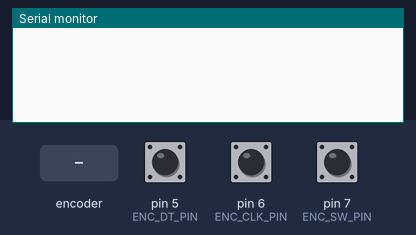
Simulated run of this sketch. Board: Arduino Uno, built with avr-gcc and run on an emulated ATmega328P. On the bench: the last lines printed to the serial monitor. The inputs (shaded band) are chosen by the test bench; at power-on: pin 7 (ENC_SW_PIN) HIGH, pin 5 (ENC_DT_PIN) HIGH, pin 6 (ENC_CLK_PIN) HIGH.

Above: at 1.2 s.
1.3 s: rotary encoder on pin 6 (ENC_CLK_PIN) / pin 5 (ENC_DT_PIN) turned 1 step (first pin leading)
At 2.0 s:
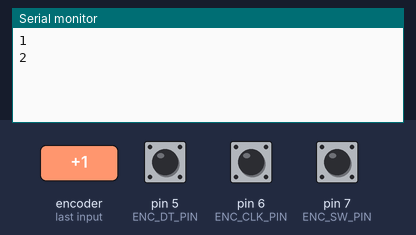
3.0 s: pin 7 (ENC_SW_PIN) pulled LOW for 0.15 s
At 4.3 s:
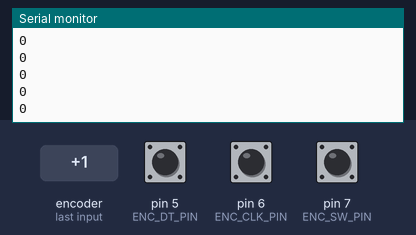
4.6 s: rotary encoder on pin 6 (ENC_CLK_PIN) / pin 5 (ENC_DT_PIN) turned 3 steps (first pin leading)
At 6.0 s:
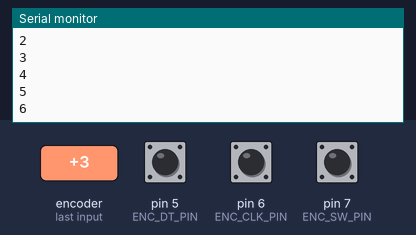
Timing chart, 0 to 7.6 s (numbered marks = the images above; inputs shaded):
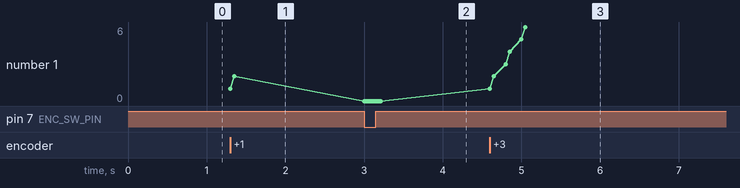

Measured:
- after the input at 1.3 s, the serial monitor: prints a new line at once (image 1)
- after the input at 3.0 s, the serial monitor: prints a new line at once (image 2)
- after the input at 4.6 s, the serial monitor: prints a new line at once (image 3)
- plotted number 1: 2 → 0 after the input at 3.0 s, 0 → 6 after the input at 4.6 s

The sketch:

Counter.ino
```cpp
 //Defines
#define ENC_CLK_PIN 6
#define ENC_DT_PIN 5
#define ENC_SW_PIN 7


int counter = 0;
int state;
int Laststate;

void setup() {
  pinMode(ENC_CLK_PIN,INPUT);
  pinMode(ENC_DT_PIN,INPUT);
  pinMode(ENC_SW_PIN,INPUT);
  Serial.begin(9600);

  Laststate = digitalRead(ENC_CLK_PIN);
}

void loop()
{
  rot_counter();
}


void rot_counter()
{
  state = digitalRead(ENC_CLK_PIN);
  if(state != Laststate)
  {
    if(digitalRead(ENC_DT_PIN) != state)
    {
      counter++;
    }
    else
    {
      counter--;
    }
    Serial.println(counter);
  }

  if(digitalRead(ENC_SW_PIN) != 1)
  {
    counter=0;
    Serial.println(counter);
  }

  Laststate= state;

}
```
